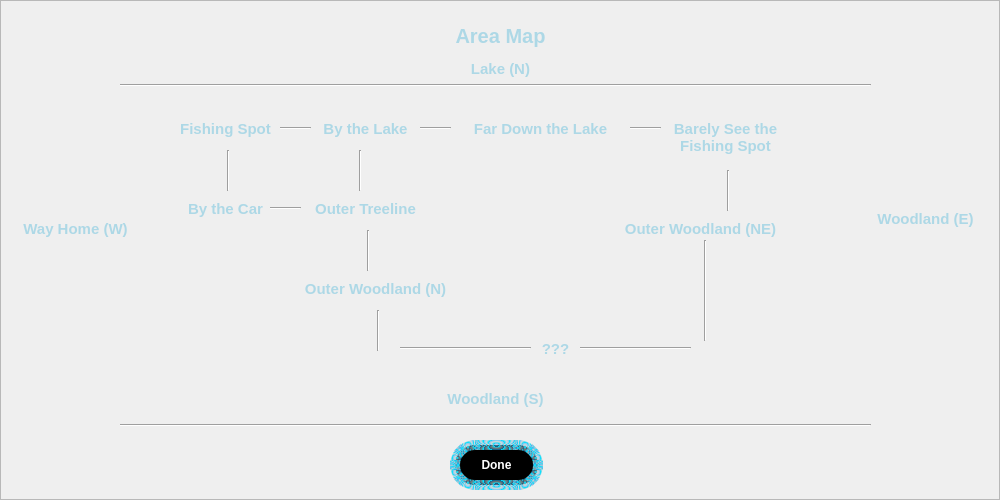
<?xml version="1.0" encoding="UTF-8"?>
<ui version="4.0">
 <class>MapDialog</class>
 <widget class="QDialog" name="MapDialog">
  <property name="geometry">
   <rect>
    <x>0</x>
    <y>0</y>
    <width>1000</width>
    <height>500</height>
   </rect>
  </property>
  <property name="windowTitle">
   <string>Dialog</string>
  </property>
  <property name="styleSheet">
   <string notr="true">#frame {
	 border-image: url(&quot;:/images/galaxy&quot;) 0 0 0 0 stretch stretch;
}

.QLabel {
	background-color: rgba(0, 0, 0, 0);
	color: lightblue;
	font-weight: bold;
	font-size: 15px;
}

#Done {
	background-color: black;
	color: white;
	border: 10px solid qradialgradient(spread:repeat, cx:0.5, cy:0.5, radius:0.077, fx:0.5, fy:0.5, stop:0 rgba(0, 223, 255, 255), stop:0.497326 rgba(200, 200, 200, 147), stop:1 rgba(0, 169, 255, 147));
	font-weight: bold;
	border-radius: 25px;
	min-height: 10px;
	height: 30px;
}

#Done:hover {
	background-color: qlineargradient(spread:pad, x1:1, y1:1, x2:1, y2:0, stop:0.373134 rgba(0, 223, 255, 255), stop:1 rgba(255, 255, 255, 255));
	color: black;
}

#Title {
	font-size: 20px;
}</string>
  </property>
  <widget class="QFrame" name="frame">
   <property name="geometry">
    <rect>
     <x>0</x>
     <y>0</y>
     <width>1000</width>
     <height>500</height>
    </rect>
   </property>
   <property name="frameShape">
    <enum>QFrame::StyledPanel</enum>
   </property>
   <property name="frameShadow">
    <enum>QFrame::Raised</enum>
   </property>
   <widget class="QPushButton" name="Done">
    <property name="geometry">
     <rect>
      <x>450</x>
      <y>440</y>
      <width>93</width>
      <height>50</height>
     </rect>
    </property>
    <property name="text">
     <string>Done</string>
    </property>
   </widget>
   <widget class="QLabel" name="Title">
    <property name="geometry">
     <rect>
      <x>20</x>
      <y>10</y>
      <width>961</width>
      <height>51</height>
     </rect>
    </property>
    <property name="text">
     <string>Area Map</string>
    </property>
    <property name="alignment">
     <set>Qt::AlignCenter</set>
    </property>
   </widget>
   <widget class="QLabel" name="fishingSpot">
    <property name="geometry">
     <rect>
      <x>180</x>
      <y>120</y>
      <width>91</width>
      <height>21</height>
     </rect>
    </property>
    <property name="text">
     <string>Fishing Spot</string>
    </property>
    <property name="alignment">
     <set>Qt::AlignHCenter|Qt::AlignTop</set>
    </property>
   </widget>
   <widget class="QLabel" name="byTheCar">
    <property name="geometry">
     <rect>
      <x>180</x>
      <y>200</y>
      <width>91</width>
      <height>21</height>
     </rect>
    </property>
    <property name="text">
     <string>By the Car</string>
    </property>
    <property name="alignment">
     <set>Qt::AlignHCenter|Qt::AlignTop</set>
    </property>
   </widget>
   <widget class="QLabel" name="byTheLake">
    <property name="geometry">
     <rect>
      <x>320</x>
      <y>120</y>
      <width>91</width>
      <height>21</height>
     </rect>
    </property>
    <property name="text">
     <string>By the Lake</string>
    </property>
    <property name="alignment">
     <set>Qt::AlignHCenter|Qt::AlignTop</set>
    </property>
   </widget>
   <widget class="QLabel" name="farDownTheLake_4">
    <property name="geometry">
     <rect>
      <x>470</x>
      <y>120</y>
      <width>141</width>
      <height>21</height>
     </rect>
    </property>
    <property name="text">
     <string>Far Down the Lake</string>
    </property>
    <property name="alignment">
     <set>Qt::AlignHCenter|Qt::AlignTop</set>
    </property>
   </widget>
   <widget class="QLabel" name="barelySeeTheFishingSpot">
    <property name="geometry">
     <rect>
      <x>660</x>
      <y>120</y>
      <width>131</width>
      <height>41</height>
     </rect>
    </property>
    <property name="text">
     <string>Barely See the Fishing Spot</string>
    </property>
    <property name="alignment">
     <set>Qt::AlignHCenter|Qt::AlignTop</set>
    </property>
    <property name="wordWrap">
     <bool>true</bool>
    </property>
   </widget>
   <widget class="QLabel" name="outerTreeline">
    <property name="geometry">
     <rect>
      <x>290</x>
      <y>200</y>
      <width>151</width>
      <height>31</height>
     </rect>
    </property>
    <property name="text">
     <string>Outer Treeline</string>
    </property>
    <property name="alignment">
     <set>Qt::AlignHCenter|Qt::AlignTop</set>
    </property>
   </widget>
   <widget class="QLabel" name="outerWoodlandN">
    <property name="geometry">
     <rect>
      <x>290</x>
      <y>280</y>
      <width>171</width>
      <height>31</height>
     </rect>
    </property>
    <property name="text">
     <string>Outer Woodland (N)</string>
    </property>
    <property name="alignment">
     <set>Qt::AlignHCenter|Qt::AlignTop</set>
    </property>
   </widget>
   <widget class="QLabel" name="outerWoodlandNE">
    <property name="geometry">
     <rect>
      <x>610</x>
      <y>220</y>
      <width>181</width>
      <height>31</height>
     </rect>
    </property>
    <property name="text">
     <string>Outer Woodland (NE)</string>
    </property>
    <property name="alignment">
     <set>Qt::AlignHCenter|Qt::AlignTop</set>
    </property>
   </widget>
   <widget class="QLabel" name="lakeN">
    <property name="geometry">
     <rect>
      <x>450</x>
      <y>60</y>
      <width>101</width>
      <height>21</height>
     </rect>
    </property>
    <property name="text">
     <string>Lake (N)</string>
    </property>
    <property name="alignment">
     <set>Qt::AlignHCenter|Qt::AlignTop</set>
    </property>
   </widget>
   <widget class="QLabel" name="woodlandS">
    <property name="geometry">
     <rect>
      <x>430</x>
      <y>390</y>
      <width>131</width>
      <height>31</height>
     </rect>
    </property>
    <property name="text">
     <string>Woodland (S)</string>
    </property>
    <property name="alignment">
     <set>Qt::AlignHCenter|Qt::AlignTop</set>
    </property>
   </widget>
   <widget class="QLabel" name="wayHomeW">
    <property name="geometry">
     <rect>
      <x>10</x>
      <y>220</y>
      <width>131</width>
      <height>21</height>
     </rect>
    </property>
    <property name="text">
     <string>Way Home (W)</string>
    </property>
    <property name="alignment">
     <set>Qt::AlignHCenter|Qt::AlignTop</set>
    </property>
   </widget>
   <widget class="QLabel" name="woodlandE">
    <property name="geometry">
     <rect>
      <x>860</x>
      <y>210</y>
      <width>131</width>
      <height>21</height>
     </rect>
    </property>
    <property name="text">
     <string>Woodland (E)</string>
    </property>
    <property name="alignment">
     <set>Qt::AlignHCenter|Qt::AlignTop</set>
    </property>
   </widget>
   <widget class="QLabel" name="unknown">
    <property name="geometry">
     <rect>
      <x>510</x>
      <y>340</y>
      <width>91</width>
      <height>31</height>
     </rect>
    </property>
    <property name="text">
     <string>???</string>
    </property>
    <property name="alignment">
     <set>Qt::AlignHCenter|Qt::AlignTop</set>
    </property>
   </widget>
   <widget class="Line" name="borderBottom">
    <property name="geometry">
     <rect>
      <x>120</x>
      <y>410</y>
      <width>751</width>
      <height>31</height>
     </rect>
    </property>
    <property name="orientation">
     <enum>Qt::Horizontal</enum>
    </property>
   </widget>
   <widget class="Line" name="borderTop">
    <property name="geometry">
     <rect>
      <x>120</x>
      <y>70</y>
      <width>751</width>
      <height>31</height>
     </rect>
    </property>
    <property name="orientation">
     <enum>Qt::Horizontal</enum>
    </property>
   </widget>
   <widget class="Line" name="line">
    <property name="geometry">
     <rect>
      <x>220</x>
      <y>150</y>
      <width>16</width>
      <height>41</height>
     </rect>
    </property>
    <property name="orientation">
     <enum>Qt::Vertical</enum>
    </property>
   </widget>
   <widget class="Line" name="line_2">
    <property name="geometry">
     <rect>
      <x>270</x>
      <y>200</y>
      <width>31</width>
      <height>16</height>
     </rect>
    </property>
    <property name="orientation">
     <enum>Qt::Horizontal</enum>
    </property>
   </widget>
   <widget class="Line" name="line_3">
    <property name="geometry">
     <rect>
      <x>280</x>
      <y>120</y>
      <width>31</width>
      <height>16</height>
     </rect>
    </property>
    <property name="orientation">
     <enum>Qt::Horizontal</enum>
    </property>
   </widget>
   <widget class="Line" name="line_4">
    <property name="geometry">
     <rect>
      <x>420</x>
      <y>120</y>
      <width>31</width>
      <height>16</height>
     </rect>
    </property>
    <property name="orientation">
     <enum>Qt::Horizontal</enum>
    </property>
   </widget>
   <widget class="Line" name="line_5">
    <property name="geometry">
     <rect>
      <x>630</x>
      <y>120</y>
      <width>31</width>
      <height>16</height>
     </rect>
    </property>
    <property name="orientation">
     <enum>Qt::Horizontal</enum>
    </property>
   </widget>
   <widget class="Line" name="line_6">
    <property name="geometry">
     <rect>
      <x>350</x>
      <y>150</y>
      <width>20</width>
      <height>41</height>
     </rect>
    </property>
    <property name="orientation">
     <enum>Qt::Vertical</enum>
    </property>
   </widget>
   <widget class="Line" name="line_7">
    <property name="geometry">
     <rect>
      <x>720</x>
      <y>170</y>
      <width>16</width>
      <height>41</height>
     </rect>
    </property>
    <property name="orientation">
     <enum>Qt::Vertical</enum>
    </property>
   </widget>
   <widget class="Line" name="line_8">
    <property name="geometry">
     <rect>
      <x>360</x>
      <y>230</y>
      <width>16</width>
      <height>41</height>
     </rect>
    </property>
    <property name="orientation">
     <enum>Qt::Vertical</enum>
    </property>
   </widget>
   <widget class="Line" name="line_9">
    <property name="geometry">
     <rect>
      <x>370</x>
      <y>310</y>
      <width>16</width>
      <height>41</height>
     </rect>
    </property>
    <property name="orientation">
     <enum>Qt::Vertical</enum>
    </property>
   </widget>
   <widget class="Line" name="line_10">
    <property name="geometry">
     <rect>
      <x>685</x>
      <y>240</y>
      <width>41</width>
      <height>101</height>
     </rect>
    </property>
    <property name="orientation">
     <enum>Qt::Vertical</enum>
    </property>
   </widget>
   <widget class="Line" name="line_11">
    <property name="geometry">
     <rect>
      <x>400</x>
      <y>340</y>
      <width>131</width>
      <height>16</height>
     </rect>
    </property>
    <property name="orientation">
     <enum>Qt::Horizontal</enum>
    </property>
   </widget>
   <widget class="Line" name="line_12">
    <property name="geometry">
     <rect>
      <x>580</x>
      <y>340</y>
      <width>111</width>
      <height>16</height>
     </rect>
    </property>
    <property name="orientation">
     <enum>Qt::Horizontal</enum>
    </property>
   </widget>
  </widget>
 </widget>
 <resources/>
 <connections/>
</ui>
